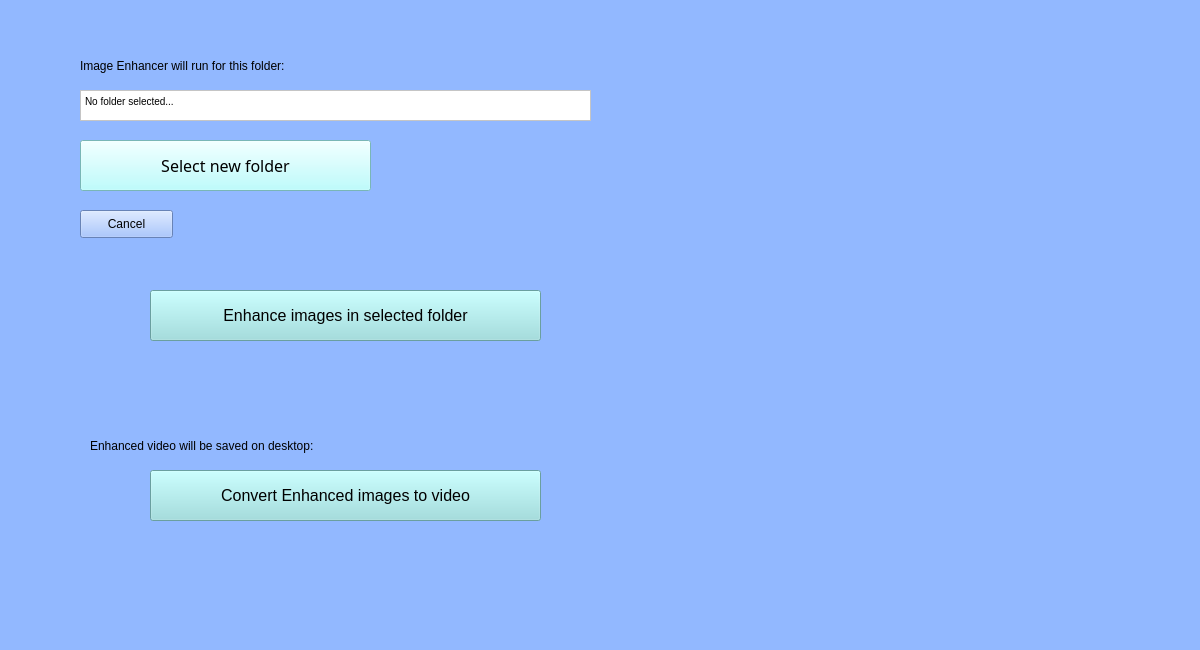
<?xml version="1.0" encoding="UTF-8"?>
<ui version="4.0">
 <class>MainWindow</class>
 <widget class="QMainWindow" name="MainWindow">
  <property name="geometry">
   <rect>
    <x>0</x>
    <y>0</y>
    <width>1200</width>
    <height>650</height>
   </rect>
  </property>
  <property name="windowTitle">
   <string>Video resolution enhancer: Vriddhi</string>
  </property>
  <property name="windowIcon">
   <iconset>
    <normaloff>Vridhi_icon.jpg</normaloff>Vridhi_icon.jpg</iconset>
  </property>
  <property name="autoFillBackground">
   <bool>false</bool>
  </property>
  <property name="styleSheet">
   <string notr="true">background-color: rgb(146, 184, 255);</string>
  </property>
  <widget class="QWidget" name="centralwidget">
   <widget class="QTextEdit" name="textEdit">
    <property name="geometry">
     <rect>
      <x>80</x>
      <y>90</y>
      <width>511</width>
      <height>31</height>
     </rect>
    </property>
    <property name="styleSheet">
     <string notr="true">background-color: rgb(255, 255, 255);</string>
    </property>
    <property name="html">
     <string>&lt;!DOCTYPE HTML PUBLIC &quot;-//W3C//DTD HTML 4.0//EN&quot; &quot;http://www.w3.org/TR/REC-html40/strict.dtd&quot;&gt;
&lt;html&gt;&lt;head&gt;&lt;meta name=&quot;qrichtext&quot; content=&quot;1&quot; /&gt;&lt;style type=&quot;text/css&quot;&gt;
p, li { white-space: pre-wrap; }
&lt;/style&gt;&lt;/head&gt;&lt;body style=&quot; font-family:'MS Shell Dlg 2'; font-size:7.8pt; font-weight:400; font-style:normal;&quot;&gt;
&lt;p style=&quot; margin-top:0px; margin-bottom:0px; margin-left:0px; margin-right:0px; -qt-block-indent:0; text-indent:0px;&quot;&gt;No folder selected...&lt;/p&gt;&lt;/body&gt;&lt;/html&gt;</string>
    </property>
   </widget>
   <widget class="QLabel" name="label_2">
    <property name="geometry">
     <rect>
      <x>80</x>
      <y>50</y>
      <width>461</width>
      <height>31</height>
     </rect>
    </property>
    <property name="text">
     <string>Image Enhancer will run for this folder:</string>
    </property>
   </widget>
   <widget class="QPushButton" name="pushButton_33">
    <property name="geometry">
     <rect>
      <x>80</x>
      <y>140</y>
      <width>291</width>
      <height>51</height>
     </rect>
    </property>
    <property name="font">
     <font>
      <family>Sans Serif Collection</family>
      <pointsize>12</pointsize>
     </font>
    </property>
    <property name="styleSheet">
     <string notr="true">background-color: rgb(170, 255, 255);</string>
    </property>
    <property name="text">
     <string>Select new folder</string>
    </property>
   </widget>
   <widget class="QPushButton" name="pushButton_22">
    <property name="geometry">
     <rect>
      <x>80</x>
      <y>210</y>
      <width>93</width>
      <height>28</height>
     </rect>
    </property>
    <property name="text">
     <string>Cancel</string>
    </property>
   </widget>
   <widget class="QPushButton" name="pushButton_55">
    <property name="geometry">
     <rect>
      <x>150</x>
      <y>290</y>
      <width>391</width>
      <height>51</height>
     </rect>
    </property>
    <property name="font">
     <font>
      <pointsize>12</pointsize>
     </font>
    </property>
    <property name="styleSheet">
     <string notr="true">background-color: rgb(148, 222, 222);</string>
    </property>
    <property name="text">
     <string>Enhance images in selected folder</string>
    </property>
   </widget>
   <widget class="QPushButton" name="pushButton_66">
    <property name="geometry">
     <rect>
      <x>150</x>
      <y>470</y>
      <width>391</width>
      <height>51</height>
     </rect>
    </property>
    <property name="font">
     <font>
      <pointsize>12</pointsize>
     </font>
    </property>
    <property name="styleSheet">
     <string notr="true">background-color: rgb(148, 222, 222);</string>
    </property>
    <property name="text">
     <string>Convert Enhanced images to video</string>
    </property>
   </widget>
   <widget class="QLabel" name="label_33">
    <property name="geometry">
     <rect>
      <x>90</x>
      <y>360</y>
      <width>511</width>
      <height>31</height>
     </rect>
    </property>
    <property name="font">
     <font>
      <pointsize>10</pointsize>
     </font>
    </property>
    <property name="layoutDirection">
     <enum>Qt::LeftToRight</enum>
    </property>
    <property name="text">
     <string/>
    </property>
    <property name="alignment">
     <set>Qt::AlignCenter</set>
    </property>
   </widget>
   <widget class="QLabel" name="label_44">
    <property name="geometry">
     <rect>
      <x>90</x>
      <y>540</y>
      <width>511</width>
      <height>31</height>
     </rect>
    </property>
    <property name="font">
     <font>
      <pointsize>10</pointsize>
     </font>
    </property>
    <property name="layoutDirection">
     <enum>Qt::LeftToRight</enum>
    </property>
    <property name="text">
     <string/>
    </property>
    <property name="alignment">
     <set>Qt::AlignCenter</set>
    </property>
   </widget>
   <widget class="QLabel" name="label_5">
    <property name="geometry">
     <rect>
      <x>90</x>
      <y>430</y>
      <width>461</width>
      <height>31</height>
     </rect>
    </property>
    <property name="text">
     <string>Enhanced video will be saved on desktop:</string>
    </property>
   </widget>
  </widget>
  <widget class="QMenuBar" name="menubar">
   <property name="geometry">
    <rect>
     <x>0</x>
     <y>0</y>
     <width>1200</width>
     <height>26</height>
    </rect>
   </property>
  </widget>
  <widget class="QStatusBar" name="statusbar"/>
 </widget>
 <resources/>
 <connections/>
</ui>
